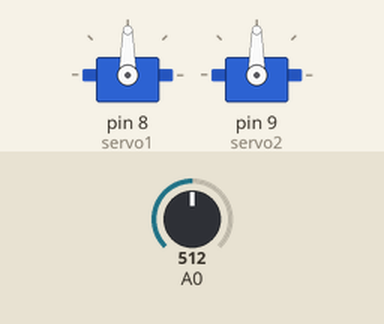
Simulated run of this sketch. Board: Arduino Uno, built with avr-gcc and run on an emulated ATmega328P. Parts: 2 × servo. The test bench sets the inputs (shaded band); at power-on: A0 = 512.

Above: at 1.2 s.
1.3 s: A0 set to 716
At 2.5 s:
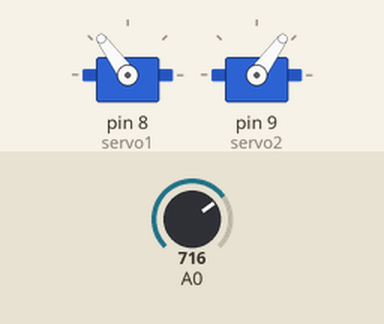
2.8 s: A0 set to 900
At 3.7 s:
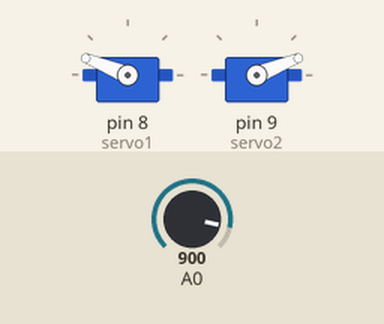
4.3 s: A0 set to 1023
At 4.8 s:
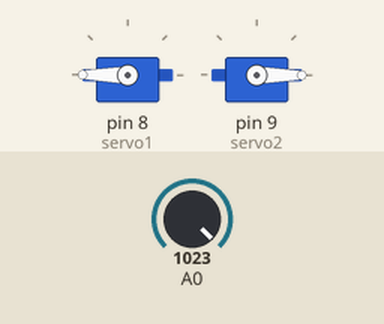
5.8 s: A0 set to 306
At 7.0 s:
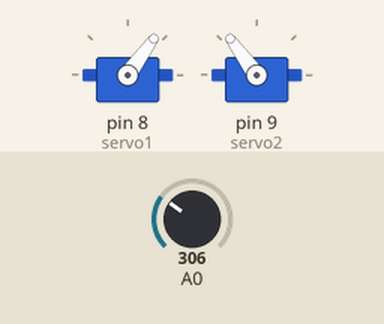
7.3 s: A0 set to 122
At 8.3 s:
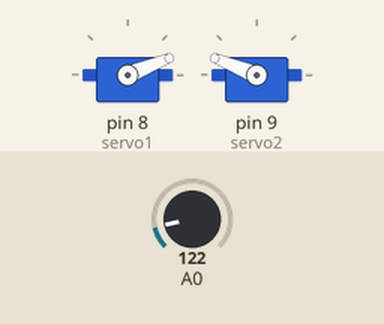
8.8 s: A0 set to 511
At 9.4 s:
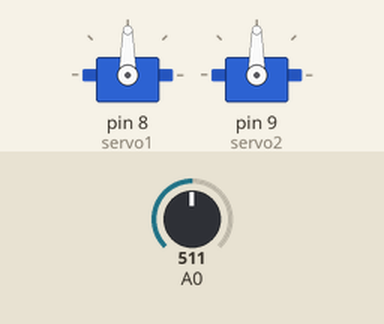
Timing chart, 0 to 11.3 s (numbered marks = the images above; inputs shaded):
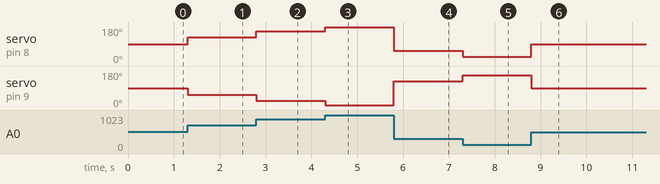

Measured:
- after the input at 1.3 s, servo on pin 8 (servo1): 90° → 126° at once; servo on pin 9 (servo2): 90° → 54° at once
- after the input at 2.8 s, servo on pin 8 (servo1): 126° → 158° at once; servo on pin 9 (servo2): 54° → 22° at once
- after the input at 4.3 s, servo on pin 8 (servo1): 158° → 180° at once; servo on pin 9 (servo2): 22° → 0° at once
- after the input at 5.8 s, servo on pin 8 (servo1): 180° → 54° at once; servo on pin 9 (servo2): 0° → 126° at once
- after the input at 7.3 s, servo on pin 8 (servo1): 54° → 22° at once; servo on pin 9 (servo2): 126° → 158° at once
- after the input at 8.8 s, servo on pin 8 (servo1): 22° → 90° at once; servo on pin 9 (servo2): 158° → 90° at once

The sketch:

Ejercicio17Servo.ino
```cpp
#include <Servo.h>

Servo servo1,servo2;

void setup()
{
  servo1.attach(8);
  servo2.attach(9);
  servo1.write(0);
  servo2.write(0);
}

void loop() {
  int val=analogRead(0);
  int servo_val=map(val,0,1023,1,180);
  servo1.write(servo_val);
  servo2.write(180-servo_val);
}
```
